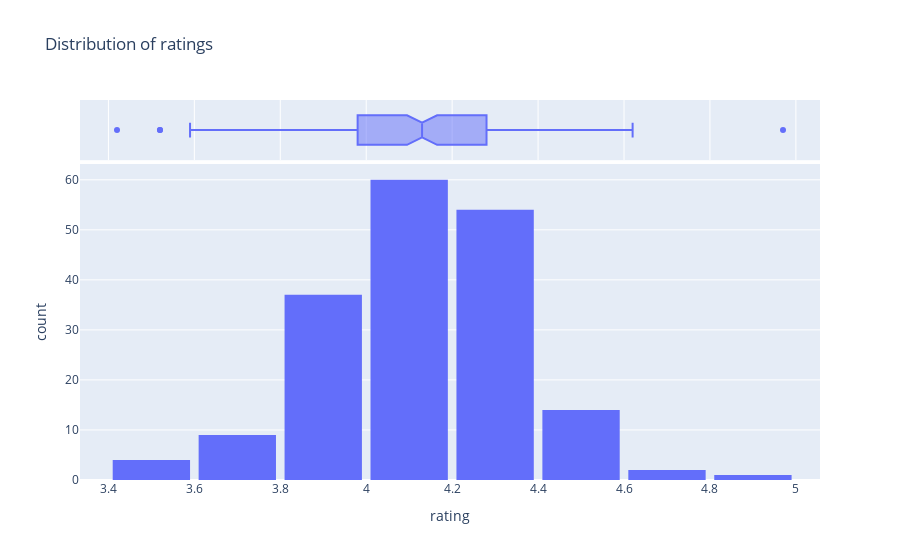

Notebook source saved alongside this figure:
### Code cell
fig = px.histogram(clean_df,
                  x = 'rating',
                  marginal = 'box',
                   nbins = 10,
                title = 'Distribution of ratings'
                   
                  )
fig.update_layout(bargap= 0.1)
fig.show()

### Figure 1 — Plotly figure (JSON) as saved in the notebook; plotly's stock layout.template omitted (floating-point values rounded to 4 significant figures; data arrays with more than 128 entries replaced by an {"elided": "..."} marker saying what was removed)
{"data": [{"alignmentgroup": "True", "bingroup": "x", "hovertemplate": "rating=%{x}<br>count=%{y}<extra></extra>", "legendgroup": "", "marker": {"color": "#636efa", "pattern": {"shape": ""}}, "name": "", "nbinsx": 10, "offsetgroup": "", "orientation": "v", "showlegend": false, "type": "histogram", "x": {"elided": "181 float values"}, "xaxis": "x", "yaxis": "y"}, {"alignmentgroup": "True", "hovertemplate": "rating=%{x}<extra></extra>", "legendgroup": "", "marker": {"color": "#636efa"}, "name": "", "notched": true, "offsetgroup": "", "showlegend": false, "type": "box", "x": {"elided": "181 float values"}, "xaxis": "x2", "yaxis": "y2"}], "layout": {"bargap": 0.1, "barmode": "relative", "legend": {"tracegroupgap": 0}, "title": {"text": "Distribution of ratings"}, "xaxis": {"anchor": "y", "domain": [0, 1], "title": {"text": "rating"}}, "xaxis2": {"anchor": "y2", "domain": [0, 1], "matches": "x", "showgrid": true, "showticklabels": false}, "yaxis": {"anchor": "x", "domain": [0, 0.8316], "title": {"text": "count"}}, "yaxis2": {"anchor": "x2", "domain": [0.8416, 1], "matches": "y2", "showgrid": false, "showline": false, "showticklabels": false, "ticks": ""}}}
